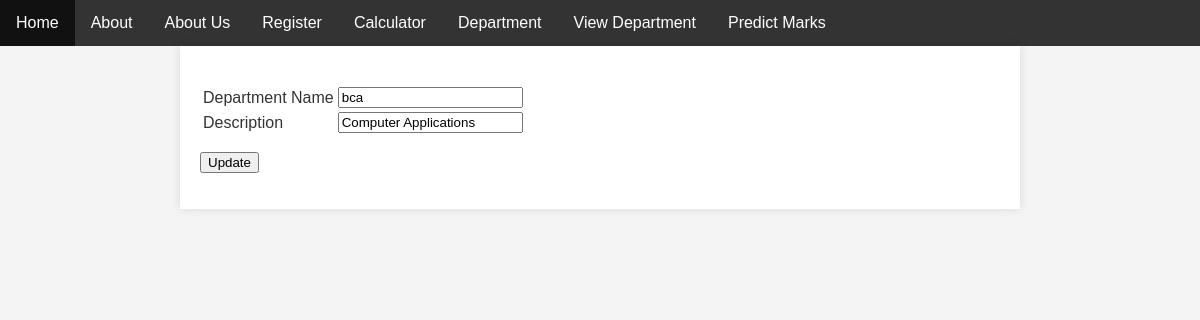
Page /departmentupdate/3 on the earlier database version.
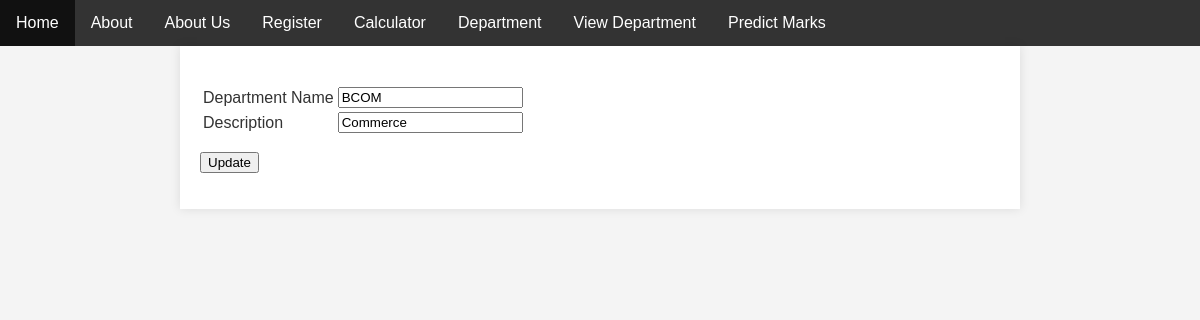
Same page on the later database version.
### basics/models.py (models this page shows)
class StudentDepartment(models.Model):
    DEPT_NAME = models.CharField(max_length=500)
    DEPT_DESC = models.CharField(max_length=500)

### basics/views.py (the view, shortened to what this page needs)
# urls.py: path('departmentupdate/<id>',departmentupdate,name="departmentupdate"),
def departmentupdate(request,id):
    getdepartments=StudentDepartment.objects.get(id=id)
    return render(request,'departmentupdate.html',context={'getdepartments':getdepartments})

### basics/templates/departmentupdate.html (shortened to what this page needs)
<html>
    <head>
    </head>
    <body>
        {% extends 'index.html'%}
        {% block content%}
        <br/>
        <form method="POST">
            <table>
                <tr>
                  <td>Department Name</td>
                  <td>
                    <input type="text" name="textdepartmentname" class="form-control" value="{{getdepartments.DEPT_NAME}}" placeholder="Dept name" required/>
                  </td>
                </tr>
                <tr>
                  <td>Description</td>
                  <td>
                    <input type="text" name="textdepartmentdesc" class="form-control" value="{{getdepartments.DEPT_DESC}}" placeholder="description" required/>
                  </td>
                </tr>
              </table>
                    <button type="submit" class="btn btn-primary" name="submit">Update</button>
        </form>
        {% endblock %}

Differences in the rows shown:
changed StudentDepartment: textdepartmentname "bca" → "BCOM"; textdepartmentdesc "Computer Applications" → "Commerce"
